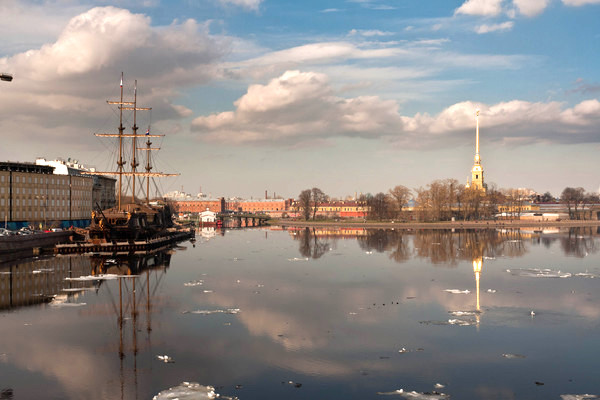
#> input picture images/city/boat1.jpg, 600 x 400 px; its folder holds 4 pictures in this run
$ jupyter execute --allow-errors 'Stitching Images.ipynb'   (shell and % lines are left out)
#> lines starting #> are read from the running program, lines starting #| are printed output that depends on the picture
[cell 1]
import cv2
import numpy as np
import matplotlib.pyplot as plt
from IPython.display import Image
import pandas as pd
import glob
import math

[cell 2]
# Reading images

file = glob.glob("city/*")
file.sort()

images = []
for image in file:
    img = cv2.imread(image, cv2.IMREAD_COLOR)
#> img is the input picture: shape (400, 600, 3); mean B, G, R 134.6, 137.8, 144.1
    img = cv2.cvtColor(img, cv2.COLOR_BGR2RGB)
    images.append(img)

image_count = len(images)

[cell 3]
# Displaying Images

plt.figure(figsize=[30,10])
#> (this line was passed over: IPython is not available in this run)
col_count = 3
row_count = math.ceil(image_count/col_count)
#> (the rest of this cell did not finish here and is left out)

[cell 4]
# Stitching the images

stitcher = cv2.Stitcher_create()
status, result = stitcher.stitch(images)
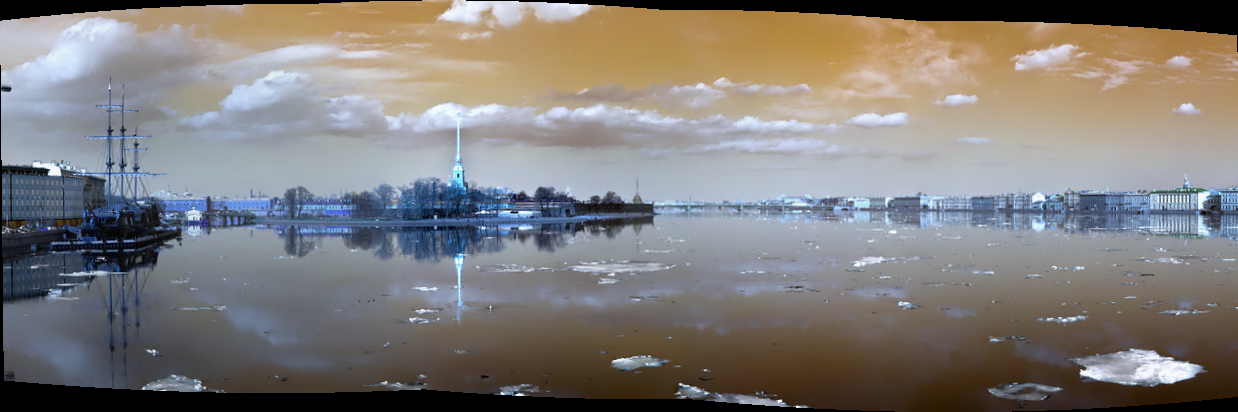
#> result: shape (412, 1238, 3); mean of channels 0, 1, 2 122.2, 124.6, 128.2; drawn as B, G, R
if status == 0:
    plt.figure(figsize=[40,10])
#> (this line was passed over: IPython is not available in this run)
    plt.imshow(result)
#> (this line was passed over: IPython is not available in this run)

[cell 5]
result.shape
#> Out = (412, 1238, 3)

[cell 6]
result = result[35:380, 20:1668]
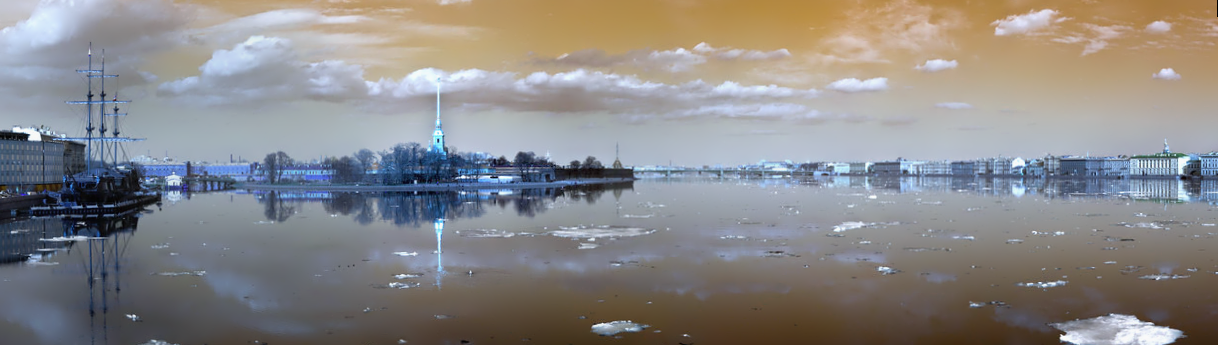
#> result: shape (345, 1218, 3); mean of channels 0, 1, 2 136.1, 136.2, 138; drawn as B, G, R
plt.figure(figsize=[40,10])
#> (this line was passed over: IPython is not available in this run)
plt.imshow(result)
#> (this line was passed over: IPython is not available in this run)
